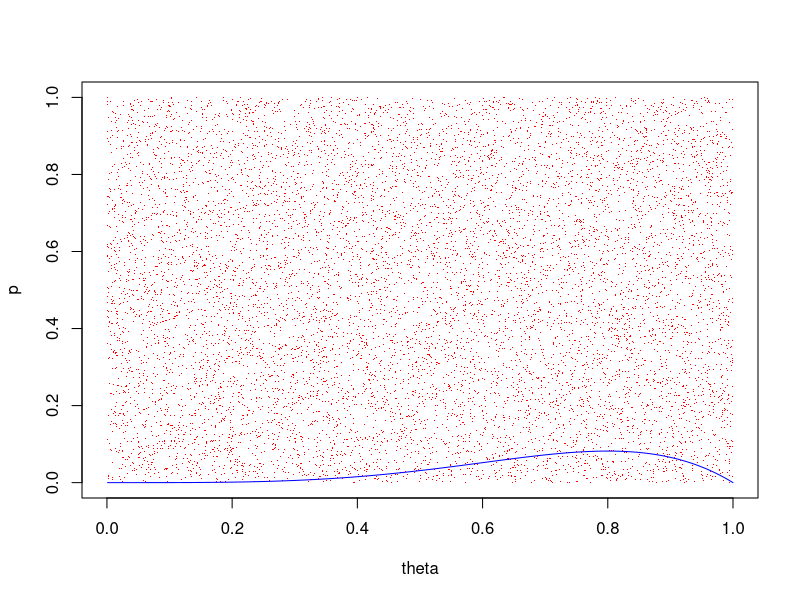
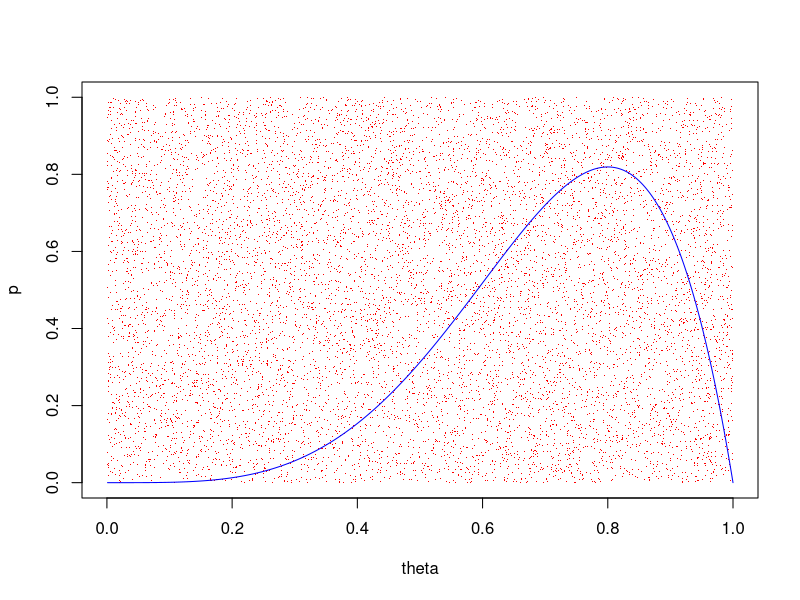
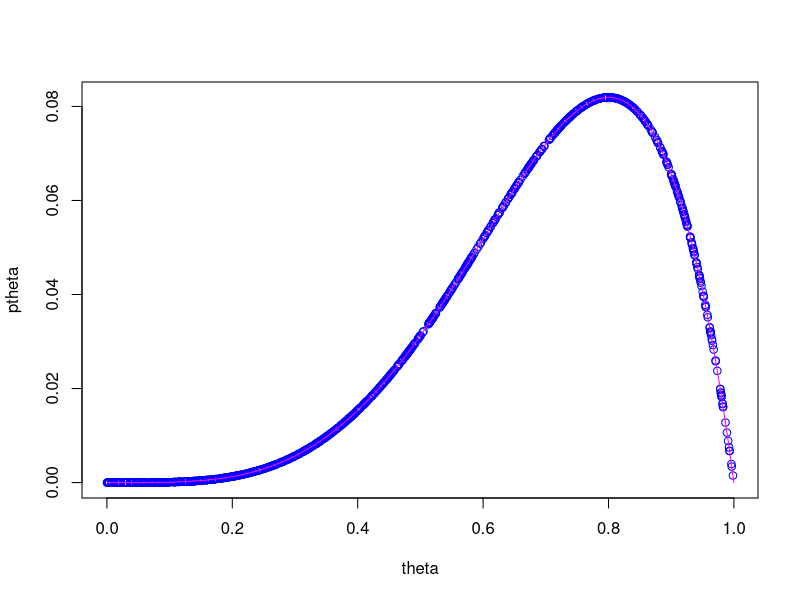
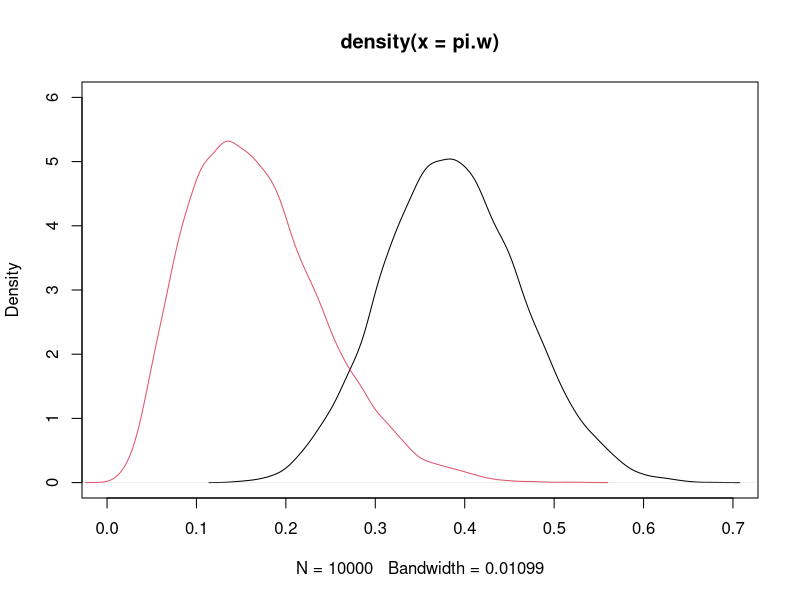
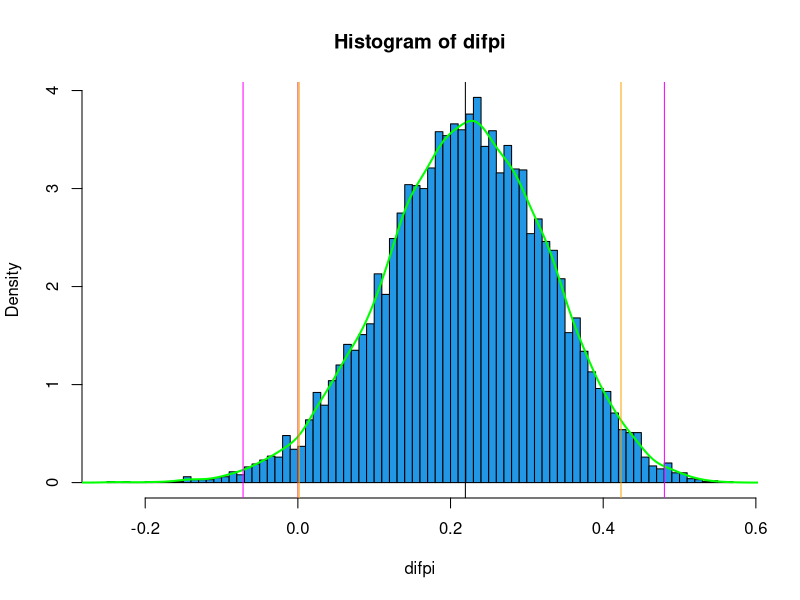
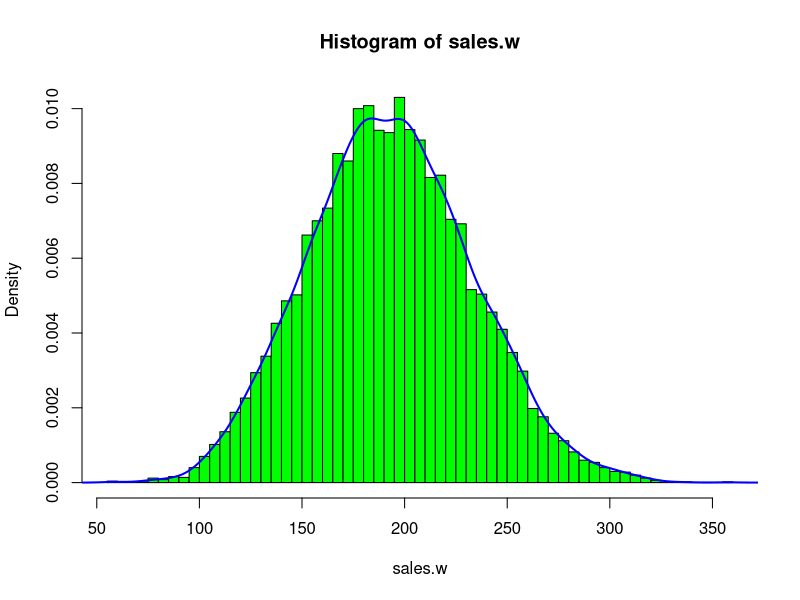
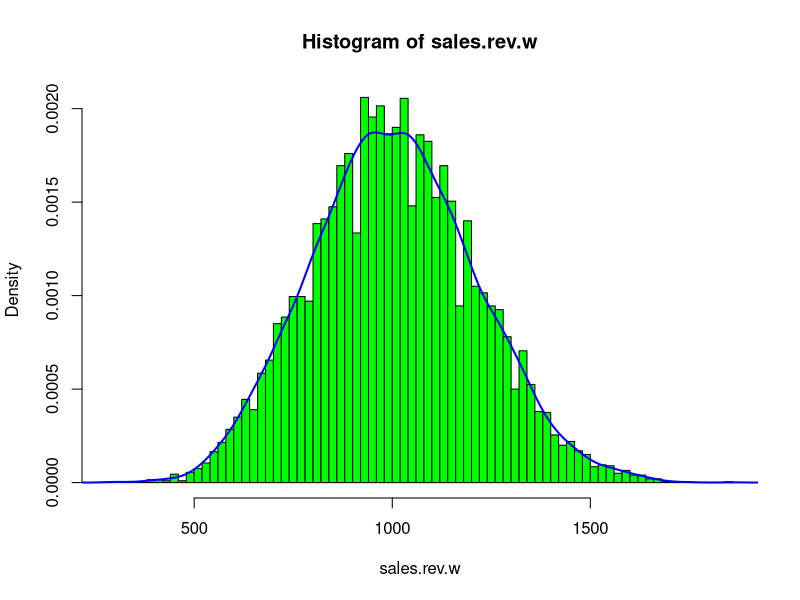
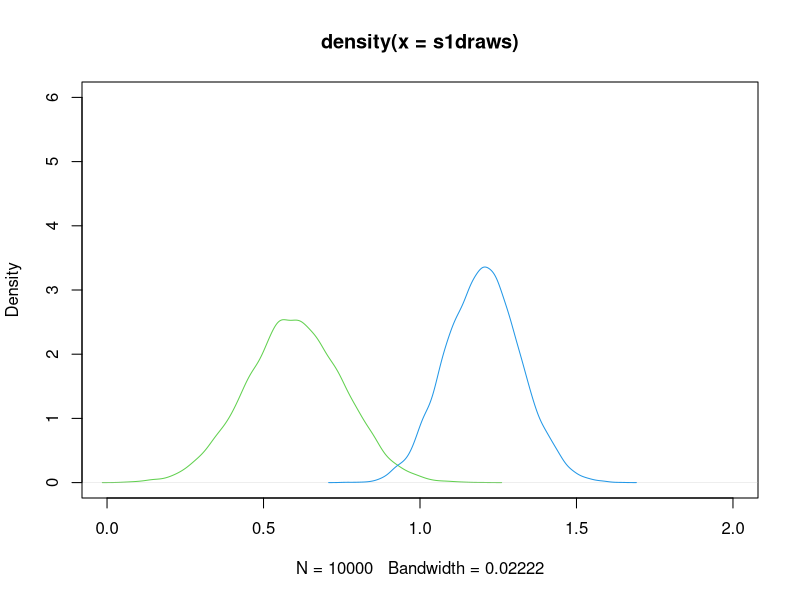

R code for these plots, in order:
# hahn, p.34 example

# since we have just propn to likelihood, we can drop the 5 from Hahn's formula

set.seed(2346)
n.iter = 10000
theta = runif(n.iter)
p = runif(n.iter)
ind = ifelse(p < (theta^4)*(1-theta),1,0)
mean(ind)

th = 1:1000/1000
pth = (th^4)*(1-th)
plot(theta,p,pch='.',col="red")
lines(th,pth,type='l',ylim=c(0,1),col="blue")

# NB: (1/6)*(1/5)= 0.03333333



# problem with the above is that the acceptance rate is very low
# so multiplying by some value actually increases the accuracy.
set.seed(6981)
n.iter = 10000  # 100000 max or it will give a solid block of red!
theta = runif(n.iter)
p = runif(n.iter)
ind = ifelse(p < 10*(theta^4)*(1-theta),1,0)
mean(ind)
pth = 10*(th^4)*(1-th)
plot(theta,p,pch='.',col="red")
lines(th,pth,type='l',ylim=c(0,1),col="blue")




# an acceptance rate of between about 0.25 and 0.4 works best 
# in practice.

# p. 35: A more sophisticated way to get the same result is
# based on the mean value theorem
# = evaluating the area under the curve by partitioning the line and 
#  computing the area of each rectangle under the curve.
#  This is much more efficient (far fewer iterations required)

set.seed(42)
n.iter = 1000
theta = runif(n.iter)
ptheta = (theta^4)*(1-theta)
mean(ptheta)

# we don't really need the randomness here - we can partition into
# equal spaces, but it can be easier to code the random draws.

# plot of posterior using the random values of theta
plot(theta,ptheta,col="blue")  # would have to order them to plot as line

# doing the same with a sequence (very easy in this case)
theta = 1:1000/1000
ptheta = (theta^4)*(1-theta)
mean(ptheta)
lines(theta,ptheta,type='l',col="magenta")


### p.36 The powerful approach!

# Using the law of large numbers for numerical accuracy of approximations.
# Formula (3.3), p. 36 is remarkably powerful.  We can use ANY function of y

# All we need to be able to do is to obtain random (independent) draws 
# from the distribution for y, then we can use (3.3) to obtain the 
# posterior distribution and moments, etc., for any f(y).


# Example from p. 37
# Suppose we have two variables from two different distributions 
# They don't have to even be the same type of distribution - see further below)
# In the example, both distributions are binomial, just with different parameters
set.seed(8831)
n.iter = 10000
pi.w = rbeta(n.iter,15,24)  # draws from women's distn.
pi.m = rbeta(n.iter,4,20)  # draws from men's distn.

plot(density(pi.w),col=1,xlim=c(0,0.7),ylim=c(0,6))
lines(density(pi.m),col=2)

# summary stats
mean(pi.w); sd(pi.w)
mean(pi.m); sd(pi.m)

# Now we can look at the posterior distn. for the difference in pi.w - pi.m
# THINK about how you might do this using a frequentist approach (good luck!).

difpi = pi.w - pi.m

hist(difpi,breaks=100,freq=F,col=4)
lines(density(difpi),col="green",lwd=2)
abline(v=0,col=2) # where is zero (no difference null hypothesis)?

# summary stats
mean(difpi); sd(difpi)
summary(difpi)

# "confidence" aka "credible" aka probability intervals
q95 = quantile(difpi,probs = c(0.025,0.975))  # 95%
q99 = quantile(difpi,probs = c(0.005,0.995))  # 99%
q95; q99

# further out in the tail (as with the 99% interval), the more draws
# needed for accuracy

# lines for the 95% and 99% intervals
abline(v=q95,col="orange")
abline(v=q99,col="magenta")
abline(v=mean(difpi),col=1)

# note the skewness to the left tail so the intervals are not symmetric 
# about the mean

mean(difpi) - q95[1]
mean(difpi) - q95[2]
mean(difpi) - q99[1]
mean(difpi) - q99[2]

# This simulation based Bayesian approach automatically takes this into
# account.
# Standard frequentist intervals would be (incorrectly) symmetric about
# the mean.

# Now how to get the predictive distribution using this posterior
# what is the following line doing?  see p.39 and eqn. (2.7)
sales.w = rbinom(n.iter,500,pi.w)  # assuming 500 female customers

# plot the predictive distribution
hist(sales.w,breaks=100,col="green",freq=F)
lines(density(sales.w),col="blue",lwd=2)

mean(sales.w); sd(sales.w)
summary(sales.w)
q95s = quantile(sales.w,probs = c(0.025,0.975))  # 95%
q95s

# we obtain distributions of any function of the random variable
# by applying the function TO THE RANDOM DRAWS from the distribution

# trivial example, (p.39) if revenue per item = $5.20 then:
rev.per.item = 5.2

sales.rev.w = rev.per.item * sales.w

hist(sales.rev.w,breaks=100,col="green",freq=F)
lines(density(sales.rev.w),col="blue",lwd=2)

# To make it more interesting, revenue could be some nonlinear 
# function of total amount sold, etc.


# Now draw from two normals and compare means
# [can draw from two completely different distributions (say beta and normal)]

m = 10000  # number of draw, i.e. numerical evaluations for accuracy

samplemean1 = 0.6
samplesd1 = 1.0
n1 = 40

samplemean2 = 1.2
samplesd2 = 0.7
n2 = 35

# see formula (3.23), p. 60 Hahn - completing the square
# for the likelihood
s1draws = rnorm(m, mean=samplemean1,sd=samplesd1/sqrt(n1))
s2draws = rnorm(m, mean=samplemean2,sd=samplesd2/sqrt(n2))

plot(density(s1draws),col=3,xlim=c(0.0,2.0),ylim=c(0.0,6.0))
lines(density(s2draws),col=4)
# plot(density(s2draws),col=4)

# posterior distribution of difference in means
diffdraws = s2draws - s1draws
plot(density(diffdraws),col=3)
mean(diffdraws)
sd(diffdraws)
qs = quantile(diffdraws,probs=c(0.005,0.025,0.5,0.975,0.995))
qs
abline(v=qs,col=4)

# comparison of means from beta and normal
# one sample from N(0.9.0,0.7), 35 obs
# second sample from Beta(17,20) (so n = 37)
s1draws = rnorm(m, mean=0.9,sd=0.7/sqrt(35)) # draws from normal distn.
plot(density(s1draws),col=3,xlim=c(0.0,2.0),ylim=c(0.0,6.0))
s2draws = rbeta(m,17,20)  # draws from beta distn
lines(density(s2draws),col=4)

# posterior means computed in exactly same way as previously
diffdraws = s1draws - s2draws
plot(density(diffdraws),col=3)
mean(diffdraws)
sd(diffdraws)
qs = quantile(diffdraws,probs=c(0.005,0.025,0.5,0.975,0.995))
qs
abline(v=qs,col=4)


